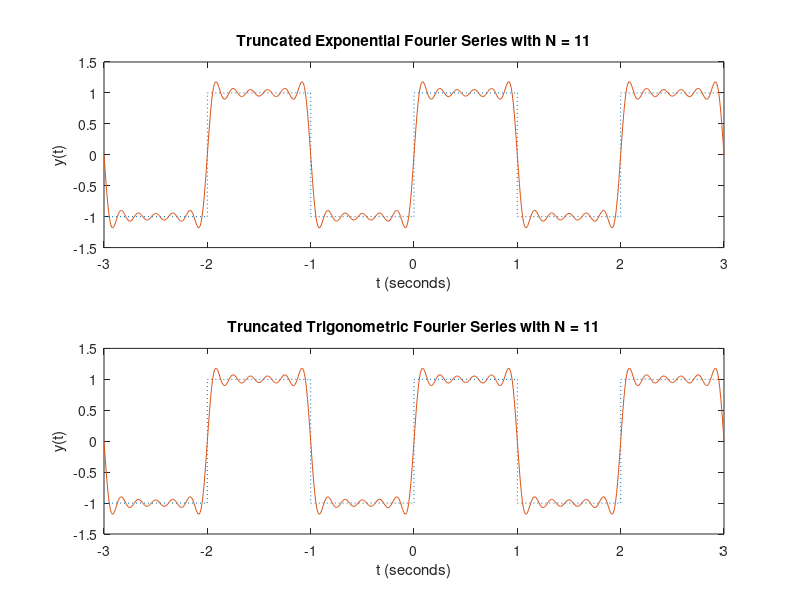
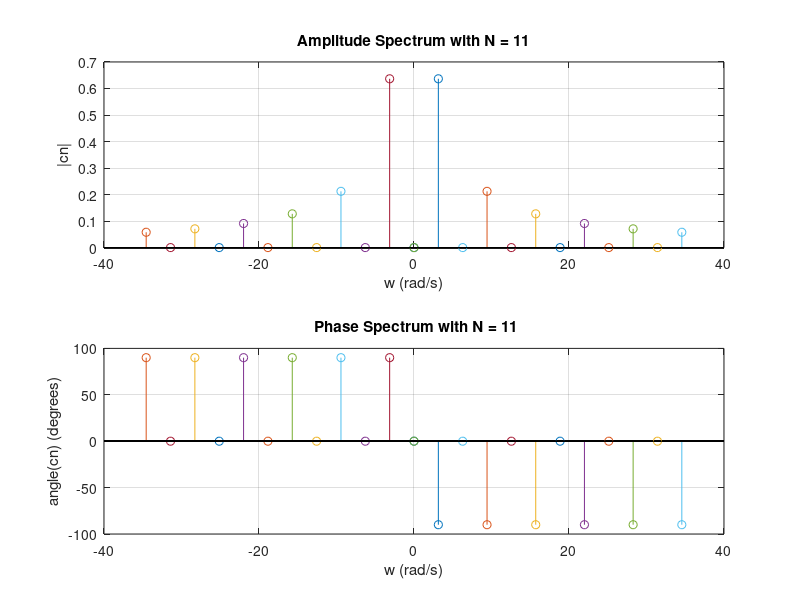

Source code (MATLAB) for these figures, in order:

%
% Description: This M-file plots the truncated Fourier Series
%              representation of a square wave as well as its 
%              amplitude and phase spectrum.

clear;                             % clear all variables
clf;                               % clear all figures

N = 11;                            % summation limit (use N odd)
wo = pi;                           % fundamental frequency (rad/s)
c0 = 0;                            % dc bias
t = -3:0.01:3;                     % declare time values

figure(1)                          % put first two plots on figure 1

% Compute yce, the Fourier Series in complex exponential form

yce = c0*ones(size(t));            % initialize yce to c0

for n = -N:2:N,                    % loop over series index n (odd)
  cn = 2/(j*n*wo);                 % Fourier Series Coefficient
  yce = yce + real(cn*exp(j*n*wo*t)); % Fourier Series computation
end

subplot(2,1,1)
plot([-3 -2 -2 -1 -1  0 0 1  1  2 2 3],...    % plot original y(t)
     [-1 -1  1  1 -1 -1 1 1 -1 -1 1 1], ':');
hold;
plot(t,yce);			    % plot truncated exponential FS
xlabel('t (seconds)'); ylabel('y(t)');
ttle = ['Truncated Exponential Fourier Series with N = ',...
         num2str(N)];
title(ttle);
hold;

% Compute yt, the Fourier Series in trigonometric form

yt = c0*ones(size(t));             % initialize yt to c0

for n = 1:2:N,                     % loop over series index n (odd)
  cn = 2/(j*n*wo);                 % Fourier Series Coefficient
  yt = yt + 2*abs(cn)*cos(n*wo*t+angle(cn));  % Fourier Series computation
end

subplot(2,1,2)
plot([-3 -2 -2 -1 -1  0 0 1  1  2 2 3],...    % plot original y(t)
     [-1 -1  1  1 -1 -1 1 1 -1 -1 1 1], ':');
hold;                               % plot truncated trigonometric FS
plot(t,yt);
xlabel('t (seconds)'); ylabel('y(t)');
ttle = ['Truncated Trigonometric Fourier Series with N = ',...
         num2str(N)];
title(ttle);
hold;

% Draw the amplitude spectrum from exponential Fourier Series

figure(2)                          % put next plots on figure 2

subplot(2,1,1)
stem(0,c0);                        % plot c0 at nwo = 0

hold;
for n = -N:2:N,                    % loop over series index n
  cn = 2/(j*n*wo);                 % Fourier Series Coefficient
  stem(n*wo,abs(cn))               % plot |cn| vs nwo
end
for n = -N+1:2:N-1,                % loop over even series index n 
  cn = 0;                          % Fourier Series Coefficient
  stem(n*wo,abs(cn));              % plot |cn| vs nwo
end

xlabel('w (rad/s)')
ylabel('|cn|')
ttle = ['Amplitude Spectrum with N = ',num2str(N)];
title(ttle); 
grid;
hold;

% Draw the phase spectrum from exponential Fourier Series

subplot(2,1,2)
stem(0,angle(c0)*180/pi);          % plot angle of c0 at nwo = 0

hold;
for n = -N:2:N,                    % loop over odd series index n 
  cn = 2/(j*n*wo);                 % Fourier Series Coefficient
  stem(n*wo,angle(cn)*180/pi);     % plot |cn| vs nwo
end
for n = -N+1:2:N-1,                % loop over even series index n 
  cn = 0;                          % Fourier Series Coefficient
  stem(n*wo,angle(cn)*180/pi);     % plot |cn| vs nwo
end

xlabel('w (rad/s)')
ylabel('angle(cn) (degrees)')
ttle = [' Phase Spectrum with N = ',num2str(N)];
title(ttle);
grid;
hold;
